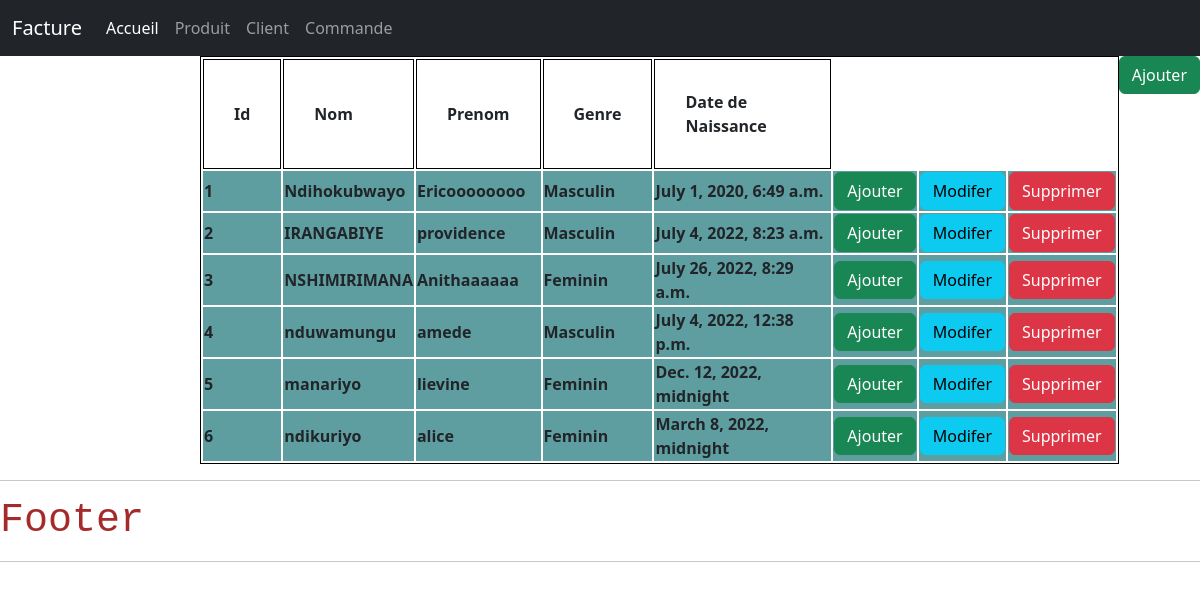
The page / on the database its author committed.
### eleve/models.py (models this page shows, shortened)
class Eleve(models.Model):
    TYPEGENRE=(('Masculin','Masculin'),('Feminin','Feminin'))
    nom=models.CharField(max_length=200,null=True)
    prenom=models.CharField(max_length=200,null=True)
    genre=models.CharField(max_length=200,null=True,choices=TYPEGENRE)
    date_naissance=models.DateTimeField(max_length=200,null=True)

### eleve/views.py (the view)
# urls.py: path('',views.home,name='acceuil'),
def home(request):
    eleve=Eleve.objects.all()
    context={'eleves':eleve}
    return render(request,'Eleve/Acceuil.html',context)

### Templates/Eleve/Acceuil.html
{% extends 'main.html' %}
{% block contenu  %}
<div class="cont">
    <table class="ab">
        <tr >
            <th class="td">Id</th>
            <th class="td">Nom</th>
            <th class="td">Prenom</th>
            <th class="td">Genre</th>
            <th class="td">Date de Naissance</th>
        </tr>
        {% for eleve in eleves%}
        <tr class="col">
            <th>{{eleve.id}}</th>
            <th>{{eleve.nom}}</th>
            <th>{{eleve.prenom}}</th>
            <th>{{eleve.genre}}</th>
            <th>{{eleve.date_naissance}}</th>
            <th><a class="btn btn-success" href="{% url 'ajout' %}">Ajouter</th>
                <th><a class="btn btn-info" href="{% url 'modif' eleve.id %}">Modifer</th>
                    <th><a class="btn btn-danger" href="{% url 'supprimer' eleve.id %}">Supprimer</th>
            {% endfor %}
        </tr>
    </table>
    <div >
        <input class="btn btn-success"  type="submit" value="Ajouter">
    </div>
</div>
{% endblock  %}

### Templates/main.html (shortened to what this page needs)
{% load static %}
<!DOCTYPE html>
<html>
<head>
    <link href="{% static 'eleveST.css' %}" rel="stylesheet">
    <link href="https://cdn.jsdelivr.net/npm/bootstrap@5.2.0/dist/css/bootstrap.min.css" rel="stylesheet">
</head>
<body>
    {% include 'base/navbar.html' %}
    {% block contenu  %}{% endblock  %}
       <hr>
       <h1>Footer</h1>
       <hr>
</body>
</html>

### Templates/base/navbar.html (shortened to what this page needs)
 <nav class="navbar navbar-expand-lg navbar-dark bg-dark">
    <div class="container-fluid">
      <a class="navbar-brand" href="#">Facture</a>
      <div class="collapse navbar-collapse" id="navbarNav">
        <ul class="navbar-nav">
          <li class="nav-item">
            <a class="nav-link active" aria-current="page" href="#">Accueil</a>
          </li>
          <li class="nav-item">
            <a class="nav-link" href="#">Produit</a>
          </li>
          <li class="nav-item">
            <a class="nav-link" href="#">Client</a>
          </li>
          <li class="nav-item">
            <a class="nav-link" href="#">Commande</a>
          </li>
        </ul>
      </div>
    </div>
  </nav>

### eleve/static/eleveST.css (style rules this page uses)
h1 { color:brown; font-family: 'Courier New', Courier, monospace; }
.ab { border-collapse: separate; border: 1px solid #000; margin-left: 200px; }
.td { border: 1px solid #000; padding: 30px; }
.col { background-color: cadetblue; }
.cont { display: flex; }

### rows shown on the page
Eleve: id "1", nom "Ndihokubwayo", prenom "Ericoooooooo", genre "Masculin", date_naissance "July 1, 2020, 6:49 a.m."
Eleve: id "2", nom "IRANGABIYE", prenom "providence", genre "Masculin", date_naissance "July 4, 2022, 8:23 a.m."
Eleve: id "3", nom "NSHIMIRIMANA", prenom "Anithaaaaaa", genre "Feminin", date_naissance "July 26, 2022, 8:29 a.m."
Eleve: id "4", nom "nduwamungu", prenom "amede", genre "Masculin", date_naissance "July 4, 2022, 12:38 p.m."
Eleve: id "5", nom "manariyo", prenom "lievine", genre "Feminin", date_naissance "Dec. 12, 2022, midnight"
Eleve: id "6", nom "ndikuriyo", prenom "alice", genre "Feminin", date_naissance "March 8, 2022, midnight"
